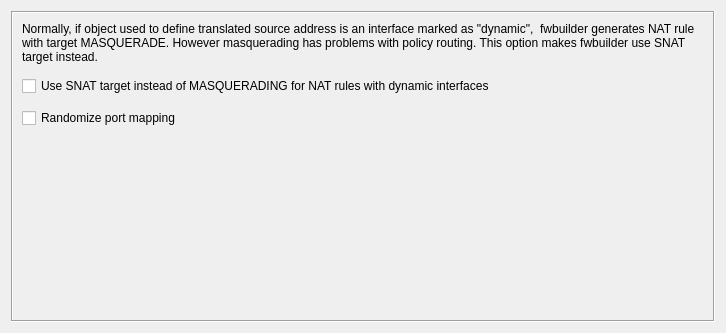
<?xml version="1.0" encoding="UTF-8"?>
<ui version="4.0">
 <class>NATRuleOptionsDialog_q</class>
 <widget class="QWidget" name="NATRuleOptionsDialog_q">
  <property name="geometry">
   <rect>
    <x>0</x>
    <y>0</y>
    <width>726</width>
    <height>333</height>
   </rect>
  </property>
  <property name="windowTitle">
   <string>NAT Rule Options</string>
  </property>
  <layout class="QGridLayout" name="gridLayout">
   <item row="0" column="0">
    <widget class="QStackedWidget" name="widgetStack">
     <property name="frameShape">
      <enum>QFrame::Box</enum>
     </property>
     <property name="frameShadow">
      <enum>QFrame::Sunken</enum>
     </property>
     <property name="currentIndex">
      <number>1</number>
     </property>
     <widget class="QWidget" name="WStackPage">
      <layout class="QVBoxLayout">
       <property name="spacing">
        <number>12</number>
       </property>
       <property name="margin">
        <number>12</number>
       </property>
       <item>
        <widget class="QFrame" name="frame1">
         <property name="frameShape">
          <enum>QFrame::NoFrame</enum>
         </property>
         <property name="frameShadow">
          <enum>QFrame::Raised</enum>
         </property>
         <layout class="QGridLayout">
          <property name="margin">
           <number>2</number>
          </property>
          <property name="spacing">
           <number>2</number>
          </property>
          <item row="2" column="0" colspan="3">
           <widget class="QLabel" name="hint_no_go">
            <property name="text">
             <string>No options are available for this firewall platform</string>
            </property>
            <property name="wordWrap">
             <bool>false</bool>
            </property>
           </widget>
          </item>
          <item row="5" column="0">
           <spacer>
            <property name="orientation">
             <enum>Qt::Vertical</enum>
            </property>
            <property name="sizeType">
             <enum>QSizePolicy::MinimumExpanding</enum>
            </property>
            <property name="sizeHint" stdset="0">
             <size>
              <width>20</width>
              <height>0</height>
             </size>
            </property>
           </spacer>
          </item>
         </layout>
        </widget>
       </item>
      </layout>
     </widget>
     <widget class="QWidget" name="iptNATRuleOptions">
      <layout class="QGridLayout" name="gridLayout_2">
       <property name="spacing">
        <number>12</number>
       </property>
       <item row="0" column="0">
        <widget class="QLabel" name="label">
         <property name="text">
          <string>Normally, if object used to define translated source address is an interface marked as &quot;dynamic&quot;,  fwbuilder generates NAT rule with target MASQUERADE. However masquerading has problems with policy routing. This option makes fwbuilder use SNAT target instead.</string>
         </property>
         <property name="wordWrap">
          <bool>true</bool>
         </property>
        </widget>
       </item>
       <item row="1" column="0">
        <widget class="QCheckBox" name="ipt_use_snat_instead_of_masq">
         <property name="text">
          <string>Use SNAT target instead of MASQUERADING for NAT rules with dynamic interfaces</string>
         </property>
        </widget>
       </item>
       <item row="2" column="0">
        <widget class="QCheckBox" name="ipt_nat_random">
         <property name="text">
          <string>Randomize port mapping</string>
         </property>
        </widget>
       </item>
       <item row="3" column="0">
        <spacer name="verticalSpacer">
         <property name="orientation">
          <enum>Qt::Vertical</enum>
         </property>
         <property name="sizeHint" stdset="0">
          <size>
           <width>20</width>
           <height>81</height>
          </size>
         </property>
        </spacer>
       </item>
      </layout>
     </widget>
     <widget class="QWidget" name="pfNATRuleOptions">
      <layout class="QGridLayout">
       <property name="margin">
        <number>12</number>
       </property>
       <property name="spacing">
        <number>12</number>
       </property>
       <item row="3" column="0">
        <spacer>
         <property name="orientation">
          <enum>Qt::Vertical</enum>
         </property>
         <property name="sizeType">
          <enum>QSizePolicy::Expanding</enum>
         </property>
         <property name="sizeHint" stdset="0">
          <size>
           <width>20</width>
           <height>20</height>
          </size>
         </property>
        </spacer>
       </item>
       <item row="0" column="0" rowspan="3">
        <widget class="QGroupBox" name="buttonGroup1">
         <property name="sizePolicy">
          <sizepolicy hsizetype="Preferred" vsizetype="Minimum">
           <horstretch>0</horstretch>
           <verstretch>0</verstretch>
          </sizepolicy>
         </property>
         <property name="title">
          <string>Pool type</string>
         </property>
         <layout class="QGridLayout">
          <property name="margin">
           <number>12</number>
          </property>
          <property name="spacing">
           <number>12</number>
          </property>
          <item row="0" column="0">
           <widget class="QRadioButton" name="pf_pool_type_none">
            <property name="text">
             <string>default</string>
            </property>
            <property name="checked">
             <bool>true</bool>
            </property>
           </widget>
          </item>
          <item row="1" column="0">
           <widget class="QRadioButton" name="pf_bitmask">
            <property name="text">
             <string>bitmask</string>
            </property>
           </widget>
          </item>
          <item row="2" column="0">
           <widget class="QRadioButton" name="pf_random">
            <property name="text">
             <string>random</string>
            </property>
           </widget>
          </item>
          <item row="3" column="0">
           <widget class="QRadioButton" name="pf_source_hash">
            <property name="text">
             <string>source-hash</string>
            </property>
           </widget>
          </item>
          <item row="4" column="0">
           <widget class="QRadioButton" name="pf_round_robin">
            <property name="text">
             <string>round-robin</string>
            </property>
           </widget>
          </item>
         </layout>
        </widget>
       </item>
       <item row="2" column="2">
        <spacer>
         <property name="orientation">
          <enum>Qt::Horizontal</enum>
         </property>
         <property name="sizeType">
          <enum>QSizePolicy::Expanding</enum>
         </property>
         <property name="sizeHint" stdset="0">
          <size>
           <width>81</width>
           <height>20</height>
          </size>
         </property>
        </spacer>
       </item>
       <item row="2" column="1" rowspan="2">
        <spacer>
         <property name="orientation">
          <enum>Qt::Vertical</enum>
         </property>
         <property name="sizeType">
          <enum>QSizePolicy::Expanding</enum>
         </property>
         <property name="sizeHint" stdset="0">
          <size>
           <width>20</width>
           <height>130</height>
          </size>
         </property>
        </spacer>
       </item>
       <item row="1" column="1" colspan="2">
        <widget class="QCheckBox" name="pf_static_port">
         <property name="text">
          <string>static-port</string>
         </property>
        </widget>
       </item>
       <item row="0" column="1">
        <spacer>
         <property name="orientation">
          <enum>Qt::Vertical</enum>
         </property>
         <property name="sizeType">
          <enum>QSizePolicy::Fixed</enum>
         </property>
         <property name="sizeHint" stdset="0">
          <size>
           <width>20</width>
           <height>10</height>
          </size>
         </property>
        </spacer>
       </item>
      </layout>
     </widget>
    </widget>
   </item>
  </layout>
 </widget>
 <resources/>
 <connections>
  <connection>
   <sender>pf_bitmask</sender>
   <signal>toggled(bool)</signal>
   <receiver>NATRuleOptionsDialog_q</receiver>
   <slot>changed()</slot>
   <hints>
    <hint type="sourcelabel">
     <x>20</x>
     <y>20</y>
    </hint>
    <hint type="destinationlabel">
     <x>20</x>
     <y>20</y>
    </hint>
   </hints>
  </connection>
  <connection>
   <sender>pf_random</sender>
   <signal>toggled(bool)</signal>
   <receiver>NATRuleOptionsDialog_q</receiver>
   <slot>changed()</slot>
   <hints>
    <hint type="sourcelabel">
     <x>20</x>
     <y>20</y>
    </hint>
    <hint type="destinationlabel">
     <x>20</x>
     <y>20</y>
    </hint>
   </hints>
  </connection>
  <connection>
   <sender>pf_source_hash</sender>
   <signal>toggled(bool)</signal>
   <receiver>NATRuleOptionsDialog_q</receiver>
   <slot>changed()</slot>
   <hints>
    <hint type="sourcelabel">
     <x>20</x>
     <y>20</y>
    </hint>
    <hint type="destinationlabel">
     <x>20</x>
     <y>20</y>
    </hint>
   </hints>
  </connection>
  <connection>
   <sender>pf_round_robin</sender>
   <signal>toggled(bool)</signal>
   <receiver>NATRuleOptionsDialog_q</receiver>
   <slot>changed()</slot>
   <hints>
    <hint type="sourcelabel">
     <x>20</x>
     <y>20</y>
    </hint>
    <hint type="destinationlabel">
     <x>20</x>
     <y>20</y>
    </hint>
   </hints>
  </connection>
  <connection>
   <sender>pf_static_port</sender>
   <signal>toggled(bool)</signal>
   <receiver>NATRuleOptionsDialog_q</receiver>
   <slot>changed()</slot>
   <hints>
    <hint type="sourcelabel">
     <x>20</x>
     <y>20</y>
    </hint>
    <hint type="destinationlabel">
     <x>20</x>
     <y>20</y>
    </hint>
   </hints>
  </connection>
  <connection>
   <sender>pf_pool_type_none</sender>
   <signal>toggled(bool)</signal>
   <receiver>NATRuleOptionsDialog_q</receiver>
   <slot>changed()</slot>
   <hints>
    <hint type="sourcelabel">
     <x>20</x>
     <y>20</y>
    </hint>
    <hint type="destinationlabel">
     <x>20</x>
     <y>20</y>
    </hint>
   </hints>
  </connection>
  <connection>
   <sender>ipt_use_snat_instead_of_masq</sender>
   <signal>toggled(bool)</signal>
   <receiver>NATRuleOptionsDialog_q</receiver>
   <slot>changed()</slot>
   <hints>
    <hint type="sourcelabel">
     <x>307</x>
     <y>108</y>
    </hint>
    <hint type="destinationlabel">
     <x>304</x>
     <y>116</y>
    </hint>
   </hints>
  </connection>
  <connection>
   <sender>ipt_nat_random</sender>
   <signal>toggled(bool)</signal>
   <receiver>NATRuleOptionsDialog_q</receiver>
   <slot>changed()</slot>
   <hints>
    <hint type="sourcelabel">
     <x>366</x>
     <y>123</y>
    </hint>
    <hint type="destinationlabel">
     <x>362</x>
     <y>166</y>
    </hint>
   </hints>
  </connection>
 </connections>
 <slots>
  <slot>changed()</slot>
 </slots>
</ui>
